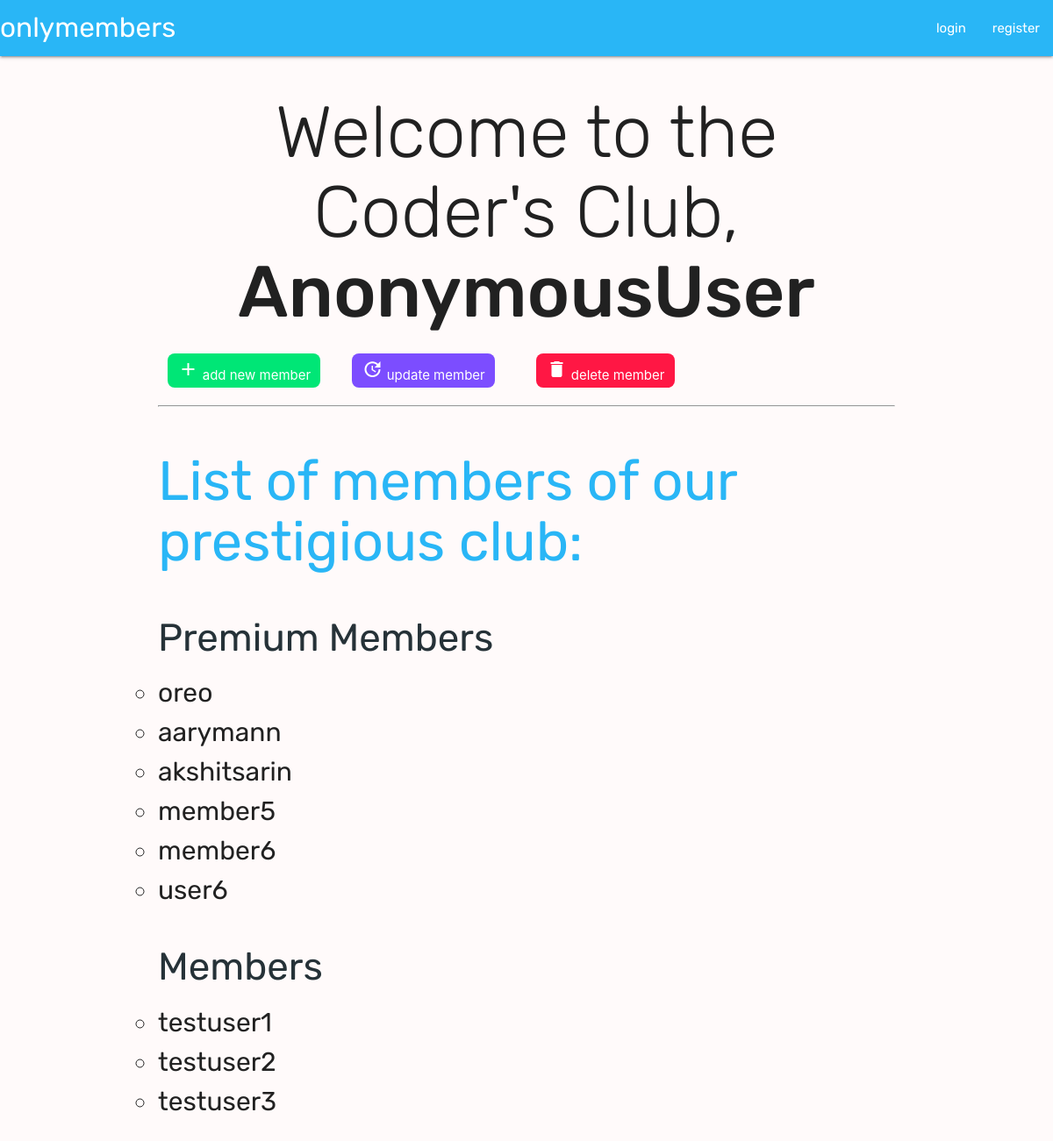
Before: / with the older database file.
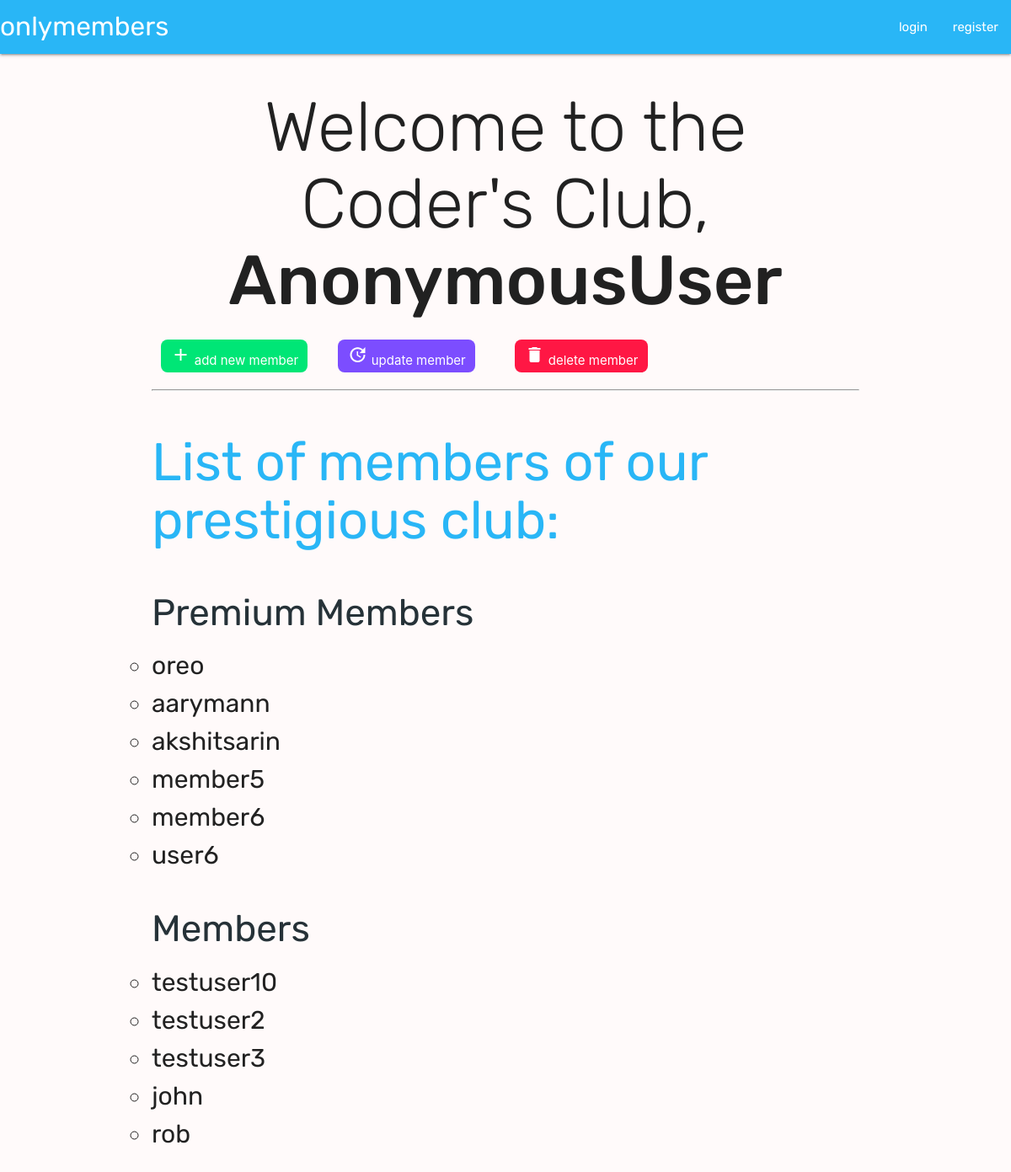
After: the same page with the newer database file.
### hello/models.py (models this page shows, shortened)
class Member(models.Model):
    username = models.CharField(max_length=120)

### hello/views.py (the view)
# urls.py: path('', home_view, name='home'),
def home_view(request):
    users = User.objects.all()
    members = [member.username for member in Member.objects.all()]
    return render(request, 'home.html', {'users': users, 'members': members})

### templates/home.html
{% extends "base.html" %}
{% block content %}
<h1 class="display-1" id="head-1">Welcome to the Coder's Club, <strong>{{ user }}</strong></h1>
<div class=row>
    <div class="col s3">
    <form action="/create">
        <button id="create-btn"><i class="material-icons">add</i> add new member</button>
    </form>
    </div>
    <div class="col s3">
    <form action="/update_member">
        <button id="update-btn"><i class= "material-icons">update</i> update member</span></button>
    </form>
    </div>
    <div class="col s3">
    <form action="/delete_member">
        <button id="yeet-btn"><i class="material-icons">delete</i> delete member</button>
    </form>
    </div>
</div>
<hr>
<h1 id="head-2">List of members of our prestigious club:</h1>
<div id="member-lists">
    <ul id="member-usernames">
        <div id='premium'>
            <h3>Premium Members</h3>
            {% for user in users %}
            <li class="user">{{ user }}</li>
            {% endfor %}
        </div>
        <div id="regular">
            <h3>Members</h3>
            {% for member in members %}
            <li class="member">{{ member }}</li>
            {% endfor %}
        </div>
    </ul>
</div>
{% endblock %}

### templates/base.html (shortened to what this page needs)
{% load static %}
<!DOCTYPE html>
<html lang="en">
<head>
    <link rel="stylesheet" href="{% static 'css/style.css' %}">
    <link rel="stylesheet" href="https://cdnjs.cloudflare.com/ajax/libs/materialize/1.0.0/css/materialize.min.css">
</head>
<body>
    {% include 'navbar.html' %}
    <div class="container">
        {% block content %}
        {% endblock %}
    </div>
</body>
</html>

### templates/navbar.html
<nav id="my-nav">
    <div class="nav-wrapper">
        <a href="/" class="brand-logo">onlymembers</a>
        <ul id="nav-mobile" class="right hide-on-med-and-down">
            {% if user.is_authenticated %}
            <li><a href="/logout">logout</a></li>
            {% else %}
            <li><a href="/login">login</a></li>
            <li><a href="/register">register</a></li>
            {% endif %}
        </ul>
    </div>
</nav>

### static/css/style.css (style rules this page uses)
body { font-family: "Rubik", sans-serif; background-color: snow; }
.container { margin-top: 40px; }
#head-1 { font-weight: 100; font-size: 5.5rem; text-align: center; }
#head-2 { margin: 50px 0; color: #29b6f6; }
h3 { color: #263238 ; font-size: 2rem; font-weight: 800; }
#member-usernames { font-size: 2em; }
button { color: #ffffff; border: 0; border-radius: 8px; padding: 0.375em 0.75em; }
#yeet-btn { background-color: #ff1744 ; }
#create-btn { background-color: #00e676 ; }
#update-btn { background-color: #7c4dff ; }
#my-nav { background-color: #29b6f6 ; }
#premium { margin-bottom: 40px; }
#member-lists li { list-style-type: circle !important; }

Changed rows visible on the page:
added Member: members "john"
added Member: members "rob"
Other visible differences:
new list line: "testuser10"
list line gone: "testuser1"
